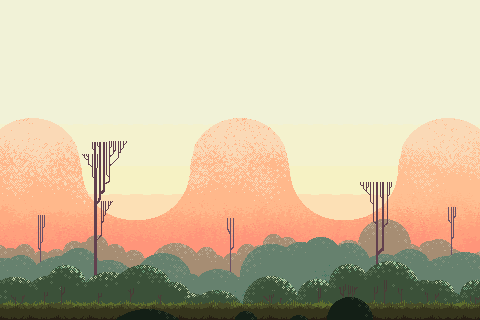

Below is a game level as drawn by its tile map, then a one-line description and the .tmx that defines it (tile-layer data replaced by summaries):
An orthogonal 30x20 tile map with 16x16 px tiles, 7 tile layers (Capa de patrones 1, Capa de patrones 2, Capa de patrones 3, Capa de patrones 4, ...), 7 tilesets.

<map version="1.10" tiledversion="1.12.2" orientation="orthogonal" renderorder="right-down" width="30" height="20" tilewidth="16" tileheight="16" infinite="0" nextlayerid="8" nextobjectid="1">
 <tileset firstgid="1" source="../menu/Wooden Pixel Art GUI 32x32.tsx" />
 <tileset firstgid="3641" source="../menu/Hills Layer 01.tsx" />
 <tileset firstgid="4153" source="../menu/Hills Layer 02.tsx" />
 <tileset firstgid="4665" source="../menu/Hills Layer 03.tsx" />
 <tileset firstgid="5177" source="../menu/Hills Layer 04.tsx" />
 <tileset firstgid="5689" source="../menu/Hills Layer 05.tsx" />
 <tileset firstgid="6201" source="../menu/Hills Layer 06.tsx" />
 <layer id="1" name="Capa de patrones 1" width="30" height="20">
  <data>[600 cells, 600 non-empty, 480 distinct tile ids]</data>
 </layer>
 <layer id="2" name="Capa de patrones 2" width="30" height="20">
  <data>[600 cells, 210 non-empty, 210 distinct tile ids]</data>
 </layer>
 <layer id="3" name="Capa de patrones 3" width="30" height="20">
  <data>[600 cells, 240 non-empty, 240 distinct tile ids]</data>
 </layer>
 <layer id="4" name="Capa de patrones 4" width="30" height="20">
  <data>[600 cells, 390 non-empty, 390 distinct tile ids]</data>
 </layer>
 <layer id="5" name="Capa de patrones 5" width="30" height="20">
  <data>[600 cells, 120 non-empty, 120 distinct tile ids]</data>
 </layer>
 <layer id="6" name="Capa de patrones 6" width="30" height="20">
  <data>[600 cells, 50 non-empty, 50 distinct tile ids]</data>
 </layer>
 <layer id="7" name="Capa de patrones 7" width="30" height="20">
  <data>[600 cells, 3 non-empty, 3 distinct tile ids]</data>
 </layer>
</map>
